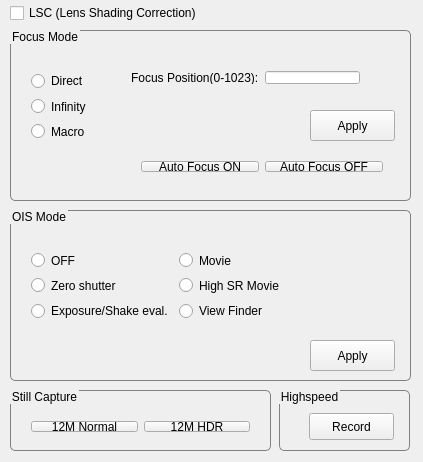
<?xml version="1.0" encoding="UTF-8"?>
<ui version="4.0">
 <class>MainWindow</class>
 <widget class="QMainWindow" name="MainWindow">
  <property name="geometry">
   <rect>
    <x>0</x>
    <y>0</y>
    <width>423</width>
    <height>462</height>
   </rect>
  </property>
  <property name="windowTitle">
   <string>MainWindow</string>
  </property>
  <widget class="QWidget" name="centralWidget">
   <widget class="QGroupBox" name="groupBox_FocusMode">
    <property name="geometry">
     <rect>
      <x>10</x>
      <y>30</y>
      <width>401</width>
      <height>171</height>
     </rect>
    </property>
    <property name="styleSheet">
     <string notr="true">QGroupBox {border:1px solid gray; border-radius:5px; margin-top:1ex;}QGroupBox::title{subcontrol-origin:margin; subcontrol-position:top left; padding:0 0px;}</string>
    </property>
    <property name="title">
     <string>Focus Mode</string>
    </property>
    <widget class="QPushButton" name="pushButton_FocusApply">
     <property name="geometry">
      <rect>
       <x>300</x>
       <y>80</y>
       <width>85</width>
       <height>31</height>
      </rect>
     </property>
     <property name="text">
      <string>Apply</string>
     </property>
    </widget>
    <widget class="QWidget" name="layoutWidget1">
     <property name="geometry">
      <rect>
       <x>10</x>
       <y>30</y>
       <width>82</width>
       <height>92</height>
      </rect>
     </property>
     <layout class="QVBoxLayout" name="verticalLayout">
      <item>
       <widget class="QRadioButton" name="radioButton_Direct">
        <property name="text">
         <string>Direct</string>
        </property>
       </widget>
      </item>
      <item>
       <widget class="QRadioButton" name="radioButton_Infinity">
        <property name="text">
         <string>Infinity</string>
        </property>
       </widget>
      </item>
      <item>
       <widget class="QRadioButton" name="radioButton_Macro">
        <property name="text">
         <string>Macro</string>
        </property>
       </widget>
      </item>
     </layout>
    </widget>
    <widget class="QWidget" name="layoutWidget2">
     <property name="geometry">
      <rect>
       <x>120</x>
       <y>120</y>
       <width>264</width>
       <height>33</height>
      </rect>
     </property>
     <layout class="QHBoxLayout" name="horizontalLayout_2">
      <item>
       <widget class="QPushButton" name="pushButton_AF_On">
        <property name="text">
         <string>Auto Focus ON</string>
        </property>
       </widget>
      </item>
      <item>
       <widget class="QPushButton" name="pushButton_AF_Off">
        <property name="text">
         <string>Auto Focus OFF</string>
        </property>
       </widget>
      </item>
     </layout>
    </widget>
    <widget class="QWidget" name="layoutWidget3">
     <property name="geometry">
      <rect>
       <x>110</x>
       <y>30</y>
       <width>251</width>
       <height>35</height>
      </rect>
     </property>
     <layout class="QHBoxLayout" name="horizontalLayout">
      <item>
       <widget class="QLabel" name="label">
        <property name="text">
         <string>&lt;html&gt;&lt;head/&gt;&lt;body&gt;&lt;p&gt;Focus Position(0-1023):&lt;/p&gt;&lt;/body&gt;&lt;/html&gt;</string>
        </property>
       </widget>
      </item>
      <item>
       <widget class="QLineEdit" name="lineEdit_FocusPosition"/>
      </item>
     </layout>
    </widget>
    <zorder>layoutWidget1</zorder>
    <zorder>layoutWidget2</zorder>
    <zorder>layoutWidget3</zorder>
    <zorder>pushButton_FocusApply</zorder>
   </widget>
   <widget class="QGroupBox" name="groupBox_OIS_Mode">
    <property name="geometry">
     <rect>
      <x>10</x>
      <y>210</y>
      <width>401</width>
      <height>171</height>
     </rect>
    </property>
    <property name="styleSheet">
     <string notr="true">QGroupBox {border:1px solid gray; border-radius:5px; margin-top:1ex;}QGroupBox::title{subcontrol-origin:margin; subcontrol-position:top left; padding:0 0px;}</string>
    </property>
    <property name="title">
     <string>OIS Mode</string>
    </property>
    <widget class="QWidget" name="layoutWidget4">
     <property name="geometry">
      <rect>
       <x>10</x>
       <y>30</y>
       <width>324</width>
       <height>92</height>
      </rect>
     </property>
     <layout class="QFormLayout" name="formLayout">
      <item row="0" column="0">
       <widget class="QRadioButton" name="radioButton_OIS_Mode0">
        <property name="text">
         <string>OFF</string>
        </property>
       </widget>
      </item>
      <item row="0" column="1">
       <widget class="QRadioButton" name="radioButton_OIS_Mode3">
        <property name="text">
         <string>Movie</string>
        </property>
       </widget>
      </item>
      <item row="1" column="0">
       <widget class="QRadioButton" name="radioButton_OIS_Mode1">
        <property name="text">
         <string>Zero shutter</string>
        </property>
       </widget>
      </item>
      <item row="1" column="1">
       <widget class="QRadioButton" name="radioButton_OIS_Mode4">
        <property name="text">
         <string>High SR Movie</string>
        </property>
       </widget>
      </item>
      <item row="2" column="0">
       <widget class="QRadioButton" name="radioButton_OIS_Mode2">
        <property name="text">
         <string>Exposure/Shake eval.</string>
        </property>
       </widget>
      </item>
      <item row="2" column="1">
       <widget class="QRadioButton" name="radioButton_OIS_Mode5">
        <property name="text">
         <string>View Finder</string>
        </property>
       </widget>
      </item>
     </layout>
    </widget>
    <widget class="QPushButton" name="pushButton_OIS_Apply">
     <property name="geometry">
      <rect>
       <x>300</x>
       <y>130</y>
       <width>85</width>
       <height>31</height>
      </rect>
     </property>
     <property name="text">
      <string>Apply</string>
     </property>
    </widget>
   </widget>
   <widget class="QCheckBox" name="checkBox_LSC">
    <property name="geometry">
     <rect>
      <x>10</x>
      <y>0</y>
      <width>401</width>
      <height>26</height>
     </rect>
    </property>
    <property name="text">
     <string>LSC (Lens Shading Correction)</string>
    </property>
   </widget>
   <widget class="QGroupBox" name="groupBox_StillCapture">
    <property name="geometry">
     <rect>
      <x>10</x>
      <y>390</y>
      <width>261</width>
      <height>61</height>
     </rect>
    </property>
    <property name="styleSheet">
     <string notr="true">QGroupBox {border:1px solid gray; border-radius:5px; margin-top:1ex;}QGroupBox::title{subcontrol-origin:margin; subcontrol-position:top left; padding:0 0px;}</string>
    </property>
    <property name="title">
     <string>Still Capture</string>
    </property>
    <widget class="QWidget" name="layoutWidget5">
     <property name="geometry">
      <rect>
       <x>10</x>
       <y>20</y>
       <width>241</width>
       <height>33</height>
      </rect>
     </property>
     <layout class="QHBoxLayout" name="horizontalLayout_3">
      <item>
       <widget class="QPushButton" name="pushButton_Still12M_NML">
        <property name="text">
         <string>12M Normal</string>
        </property>
       </widget>
      </item>
      <item>
       <widget class="QPushButton" name="pushButton_Still12M_HDR">
        <property name="text">
         <string>12M HDR</string>
        </property>
       </widget>
      </item>
     </layout>
    </widget>
   </widget>
   <widget class="QGroupBox" name="groupBox_Highspeed">
    <property name="geometry">
     <rect>
      <x>279</x>
      <y>390</y>
      <width>131</width>
      <height>61</height>
     </rect>
    </property>
    <property name="styleSheet">
     <string notr="true">QGroupBox {border:1px solid gray; border-radius:5px; margin-top:1ex;}QGroupBox::title{subcontrol-origin:margin; subcontrol-position:top left; padding:0 0px;}</string>
    </property>
    <property name="title">
     <string>Highspeed</string>
    </property>
    <widget class="QPushButton" name="pushButton_Highspeed">
     <property name="geometry">
      <rect>
       <x>30</x>
       <y>23</y>
       <width>85</width>
       <height>27</height>
      </rect>
     </property>
     <property name="text">
      <string>Record</string>
     </property>
    </widget>
   </widget>
   <widget class="QSplitter" name="splitter">
    <property name="geometry">
     <rect>
      <x>0</x>
      <y>0</y>
      <width>0</width>
      <height>0</height>
     </rect>
    </property>
    <property name="orientation">
     <enum>Qt::Horizontal</enum>
    </property>
   </widget>
   <widget class="QWidget" name="">
    <property name="geometry">
     <rect>
      <x>0</x>
      <y>0</y>
      <width>2</width>
      <height>2</height>
     </rect>
    </property>
    <layout class="QGridLayout" name="gridLayout"/>
   </widget>
  </widget>
 </widget>
 <layoutdefault spacing="6" margin="11"/>
 <resources/>
 <connections/>
</ui>
